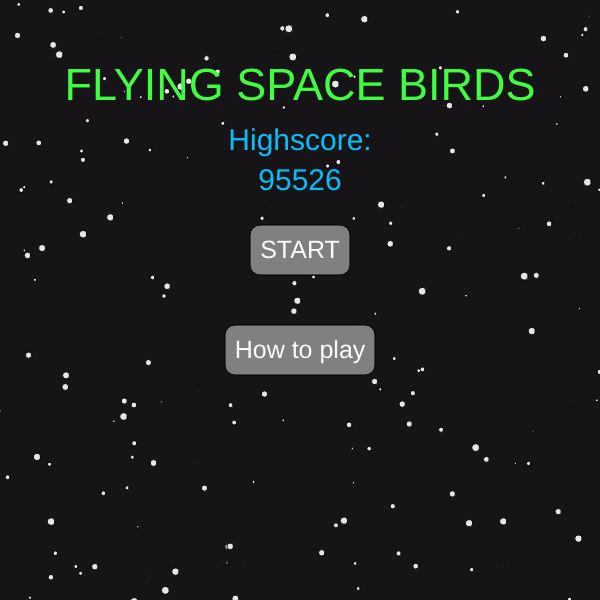
Frame 1 (no input)
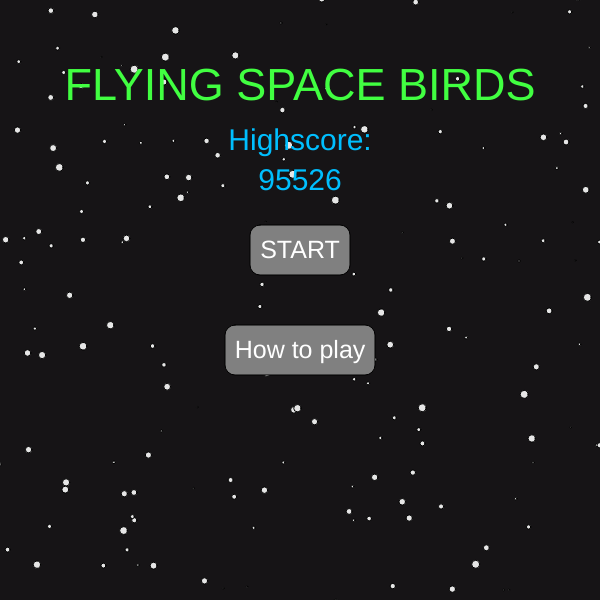
Frame 60 (no input)
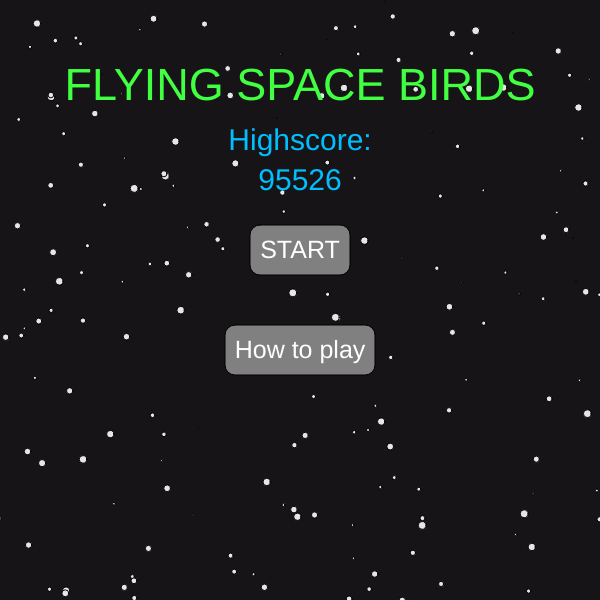
Frame 120 (the mouse pressed at the canvas centre since frame 60)

The p5.js sketch that drew these frames (run headless with seeded random() and noise() and a simulated clock; from frame 60 on, the mouse is pressed at the canvas centre):

// p5.js sketch
// ── sketch.js
function setup() {
  createCanvas(600, 600);

  pipeEater();

  generateStars(200);

  generatePoint();
}

function draw() {
  updateBG();

  if (gameState == 0) {
    menu();
  }

  if (gameState == 1) {
    game();
  }

  if (gameState == 2) {
    winMenu();
  }

  if (gameState == 3) {
    HowTo();
  }

  //checks if framerate is stable.
  //print(frameRate(), millis());
}

function game() {
  starMaxSpeed = 2.8;

  deathRay();

  drawPlayer();

  pipe();

  collision();

  if (hit == false) {
    pipey += pipespeed;
    pointY += pipespeed;
    movement();
    points();

    rectMode(CORNER);
    fill("Purple");
    rect(10, 10, Raylen, 10);
  } else {
    if (time == false) {
      finalTime = millis();
      print(finalTime);
      time = true;
    }
    crashAnimation(playerx, playery, 80);
    starMaxSpeed = 0.5;
    if (millis() > finalTime + 2000) {
      playerx = 300;
      playery = 500;
      playerW = 60;
      pipey = -50;
      gameState = 0;
      Raylen = 100;
      generatePoint();
    }
  }
}

function menu() {
  starMaxSpeed = 2;

  hit = false;
  fill(65, 255, 65);
  textAlign(CENTER);
  textSize(45);
  text("FLYING SPACE BIRDS", width / 2, 100);
  fill(0, 191, 255);
  textSize(30);
  text("Highscore:", width / 2, 150);
  text(Highscore, width / 2, 190);

  fill("grey");
  rectMode(CENTER);
  rect(width / 2, 250, 100, 50, 10);
  fill("white");
  textSize(25);
  text("START", width / 2, 258);

  if (mouseX > width / 2 - 50 && mouseX < width / 2 + 50) {
    if (mouseY > 225 && mouseY < 275) {
      if (mouseIsPressed == true) {
        gameSetup = false;
        gameState = 1;
      }
    }
  }
  fill("grey");

  rect(width / 2, 350, 150, 50, 10);
  fill("white");
  textSize(25);
  text("How to play", width / 2, 358);

  if (mouseX > width / 2 - 75 && mouseX < width / 2 + 75) {
    if (mouseY > 325 && mouseY < 375) {
      if (mouseIsPressed == true) {
        gameState = 3;
      }
    }
  }
}

function winMenu() {
  starMaxSpeed = 2;

  hit = false;
  fill(65, 255, 65);
  textAlign(CENTER);
  textSize(45);
  text("FLYING SPACE BIRDS", width / 2, 100);
  fill(0, 191, 255);
  textSize(30);
  text("Highscore:", width / 2, 150);
  text(Highscore, width / 2, 190);

  fill("grey");
  rectMode(CENTER);
  rect(width / 2, 250, 100, 50, 10);
  fill("white");
  textSize(25);
  text("START", width / 2, 258);

  if (mouseX > width / 2 - 50 && mouseX < width / 2 + 50) {
    if (mouseY > 225 && mouseY < 275) {
      if (mouseIsPressed == true) {
        gameSetup = false;
        gameState = 1;
        hit;
      }
    }
  }
}

function HowTo() {
  starMaxSpeed = 1;
  fill("grey");
  rect(300, 300, 400, 550, 50);

  fill("grey");
  rectMode(CENTER);
  rect(150, 90, 50, 30, 10);
  fill("black");
  textSize(12);
  text("Back", 150, 94);

  if (mouseX > 125 && mouseX < 175) {
    if (mouseY > 75 && mouseY < 105) {
      fill("black");
      rectMode(CENTER);
      rect(150, 90, 50, 30, 10);
      fill("grey");
      textSize(12);
      text("Back", 150, 94);
      if (mouseIsPressed == true) {
        gameState = 0;
      }
    }
  }

  fill("Black");
  textAlign(CENTER);
  textSize(30);
  text("How to Play:", width / 2, 100);

  textSize(20);
  textWrap(WORD);
  text(
    "The objective of the game, is to fill the purple line at the top at the screen, while avoiding the pipes falling towards you.",
    width / 2,
    150,
    300
  );
  text(
    "To fill the purple line, you must shoot the yellow points falling with your LASER.",
    width / 2,
    270,
    300
  );
  text(
    "To steer your space ship from side to side, use the arrows. To use the LASER use arrow up or spacebar. ",
    width / 2,
    370,
    300
  );
  text(
    "But beware! When shooting the laser you lose energy. If you have none you'll EXPLODE!",
    width / 2,
    480,
    300
  );
}

// ── Ray.js
function deathRay() {
  if (Raylen < 1) {
    hit = true;
  }
  if (Raylen > width - 10) {
    if (time == false) {
      finalTime = round(millis());
      print(finalTime);
      time = true;
    }

    if (millis() > finalTime + 2000) {
      gameState = 0;
    }
    if (finalTime < Highscore) {
      Highscore = finalTime;
      print(Highscore);
    }
    playerx = 300;
    playery = 500;
    playerW = 60;
    pipey = -50;
    gameState = 0;
    Raylen = 100;
    gameState = 2;
    generatePoint();
  }
  if (hit == false) {
    if (Raylen > 0) {
      if (keyIsDown(32) || keyIsDown(38)) {
        fill("Red");
        noStroke;
        Raylen -= 0.8;

        quad(
          playerx - 5,
          playery,
          playerx + 5,
          playery,
          playerx + 5,
          0,
          playerx - 5,
          0
        );

        if (playerx < pointX + pointR && playerx > pointX - pointR) {
          crashAnimation(pointX, pointY, 10);
          pointX = random(100, 500);
          pointY = pointY - (height + 70);
          // print("point");
          Raylen += 30;
        }
      }
    }
  }
}

// ── background.js
function generateStars(numStars) {
  for (let i = 0; i < numStars; i++) {
    starpossition.push([
      (starR = random(1, starMaxR)),
      (starX = random(-10, width + 10)),
      (starY = random(-10, height + 10)),
    ]);
  }
}

function updateBG() {
  background(22, 20, 22);
  fill(230, 230, 230);
  noStroke;
  for (let i = 0; i < starpossition.length; i++) {
    circle(starpossition[i][1], starpossition[i][2], starpossition[i][0]);
  }

  for (let i = 0; i < starpossition.length; i++) {
    starpossition[i][2] =
      starpossition[i][2] +
      map(starpossition[i][0], 0, starMaxR, 0, starMaxSpeed);
  }

  for (let j = 0; j < starpossition.length; j++) {
    if (starpossition[j][2] > height + 10) {
      starpossition[j][2] = -40;
    }
  }
}

// ── movement.js
function movement() {
  if (keyIsDown(LEFT_ARROW)) {
    if (playerx > 0 + 0.5 * playerW) {
      playerx -= 5;
    }
  }

  if (keyIsDown(RIGHT_ARROW)) {
    if (playerx < width - 0.5 * playerW) {
      playerx += 5;
    }
  }
}

function collision() {
  //65 == pipeheight + (player height /2)
  if (pipey > playery - 65) {
    if (playery > pipey - 15) {
      if (holeX - holeW / 2 > playerx - playerW / 2) {
        hit = true;
      } else if (holeX + holeW / 2 < playerx + playerW / 2) {
        hit = true;
      }
    }
  }
}

// ── pipes.js
function pipe() {
  if (pipey == -50 + pipespeed) {
    pipeEater();
  }
  rectMode(CORNER);
  fill("green");
  rect(-10, pipey, 10 + holeX - holeW / 2, 50);
  rect(holeX + holeW / 2, pipey, 500, 50);
  rect(-30 + holeX - holeW / 2, pipey - 5, 30, 60);
  rect(holeX + holeW / 2, pipey - 5, 30, 60);

  if (pipey > height + 20) {
    pipey = -50;
  }
}

function pipeEater() {
  holeW = int(random(80, 200));
  holeX = int(random(80, width - 80));
}

// ── playerDraw.js
function drawPlayer() {
  rectMode(CENTER);
  let engineW = 20;
  if (hit == false) {
    fill("orange");

    if (keyIsDown(LEFT_ARROW)) {
      arc(playerx, playery + 10, 50, 50, (1 / 4) * PI, 0.5 * PI);
    } else if (keyIsDown(RIGHT_ARROW)) {
      arc(playerx, playery + 10, 50, 50, 0.5 * PI, (3 / 4) * PI);
    } else {
      arc(playerx, playery + 10, 50, 50, (1 / 3) * PI, (2 / 3) * PI);
    }
  }
  fill("grey");
  triangle(
    playerx,
    playery,
    playerx - 0.5 * engineW,
    playery + 20,
    playerx + 0.5 * engineW,
    playery + 20
  );
  fill("blue");
  rect(playerx, playery, playerW, 30, 3);
}

function crashAnimation(x, y, r) {
  if (crashR <= 130) {
    if (crashR <= r) {
      fill("orange");
      circle(x, y, crashR + 20);
    }

    if (crashR <= r + 10) {
      fill("yellow");
      circle(x, y, crashR + 10);
    }

    if (crashR >= r - 30) {
      fill("grey");
      circle(x, y, crashR);
    }

    crashR = crashR + 1;
  }
}

// ── points.js
function generatePoint() {
  pointX = random(100, 500);
  pointY = pipey - height / 2;
}

function points() {
  fill("yellow");
  circle(pointX, pointY, pointR);

  if (pointY + pointR / 2 > height) {
    pointX = random(100, 500);
    pointY = pointY - (height + 70);
  }
}

// ── variables.js
let playerx = 300;
let playery = 500;
let playerW = 60;
let pipey = -50;
let holeW;
let holeX;
let hit = false;
let pipespeed = 3;
let starpossition = [];
let time = false;
let starX;
let starY;
let starR;
let starMaxR = 8;
let starMaxSpeed = 2.8;
let flameState;
let crashR = 10;
let pointX;
let pointY;
let pointR = 10;
let laser = false;
let Raylen = 100;
let gameState = 0;
let Highscore = 95526;
let finalTime;
